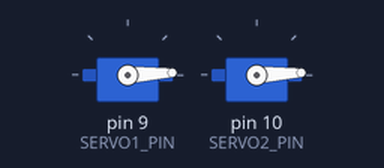
A sketch run on a simulated Arduino Mega 2560, built with avr-gcc and run on an emulated ATmega2560. Parts: 2 × servo. What the sketch prints to the serial monitor is not drawn.

Above: at 0.05 s.
At 0.95 s:
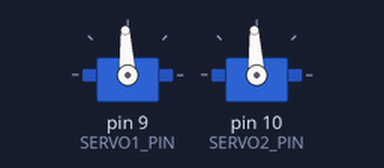
At 2.0 s:
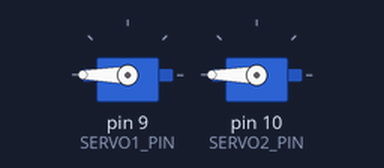
At 3.95 s:
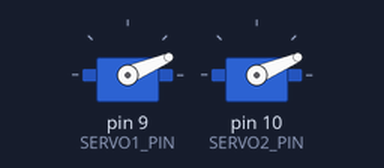
Timing chart, 0 to 40.0 s (numbered marks = the images above):
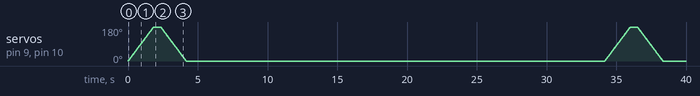

The sketch:

Servo_Test_1.ino
```cpp
#include <Servo.h>

// Initializing the servo objects
Servo servo1;
Servo servo2;

// Declaring unsigned 8 bit constant integers
// Declaring servo signal pins
const uint8_t SERVO1_PIN = 9;
const uint8_t SERVO2_PIN = 10;

void setup() {
  // Initializing serial communication
  // 115200 is the baud rate (bits/second)
  Serial.begin(115200);

  // Attaching servo objects to their signal pins
  servo1.attach(SERVO1_PIN);
  servo2.attach(SERVO2_PIN);

  Serial.println("Mega Dual Servo Test Ready");
}

void loop() {

  // Sweeping each servo from 0 to 180 degrees together
  for (int angle = 0; angle <= 180; angle += 1){
    servo1.write(angle);
    servo2.write(angle);
    delay(10);
  }

  // Delay for 500 ms
  delay(500);

  // Sweeping each servo back down to 0 degrees
  for (int angle = 180; angle >= 0; angle -= 1){
    servo1.write(angle);
    servo2.write(angle);
    delay(10);
  }

  // Delaying for 500 seconds to allow for debugging
  delay(30000);

}
```
